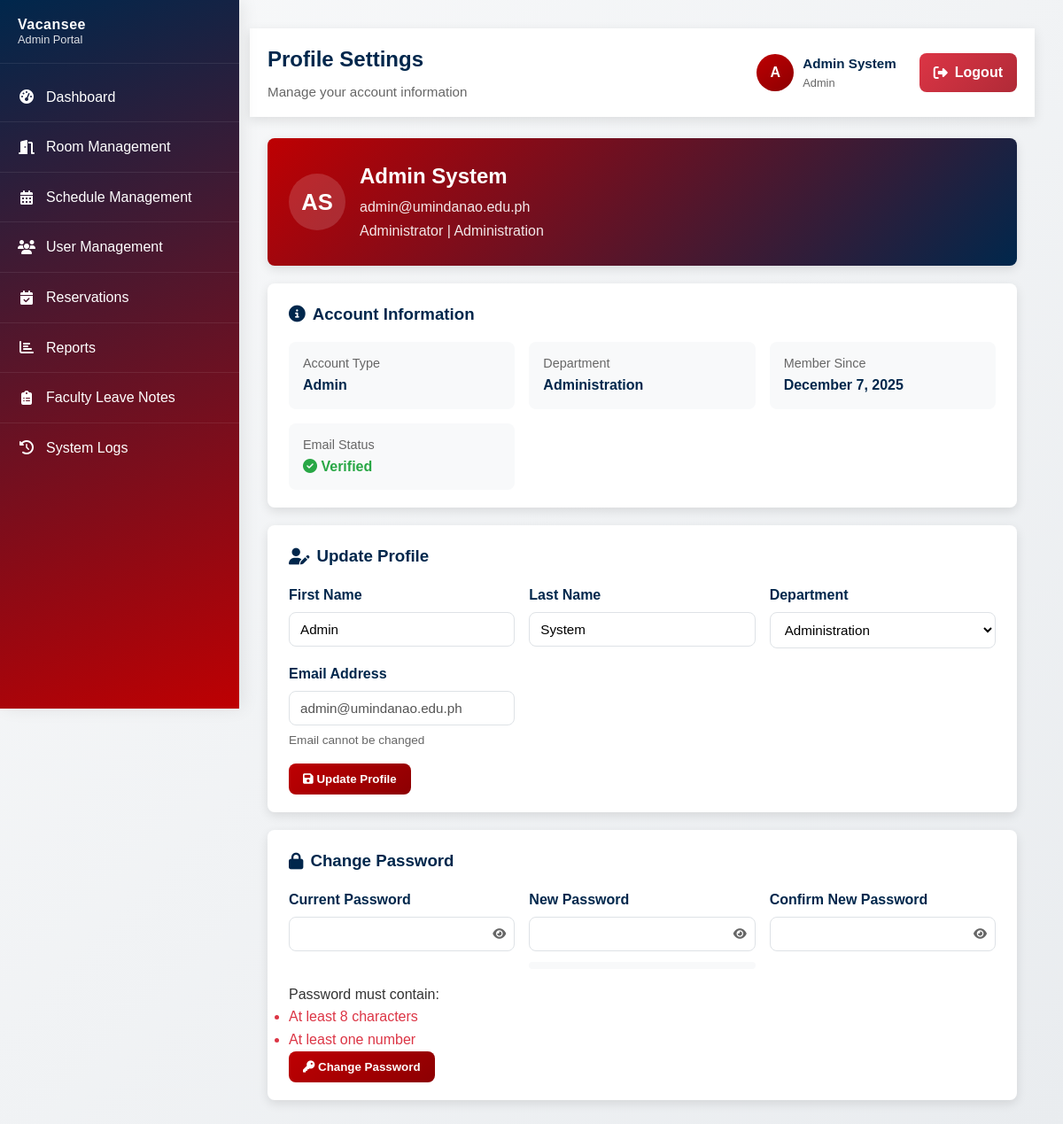
Screenshot of /admin/profile.php (signed in) with the database file from the repository.
### tables this page shows
CREATE TABLE `users` (
  `id` int(11) NOT NULL,
  `email` varchar(100) NOT NULL,
  `password` varchar(255) NOT NULL,
  `first_name` varchar(50) NOT NULL,
  `last_name` varchar(50) NOT NULL,
  `user_type` enum('admin','faculty','student') NOT NULL,
  `department` varchar(100) DEFAULT NULL,
  `created_at` timestamp NOT NULL DEFAULT current_timestamp(),
  `updated_at` timestamp NOT NULL DEFAULT current_timestamp() ON UPDATE current_timestamp(),
  `is_active` tinyint(1) DEFAULT 1
);

### config/database.php (called while the page is built, shortened)
<?php
function getConnection() {
    try {
        $conn = new mysqli(DB_HOST, DB_USER, DB_PASS, DB_NAME);
        $conn->query("SET time_zone = '+08:00'");
        return $conn;
    } catch (Exception $e) {
        error_log($e->getMessage());
        die("Database connection failed. Please try again later.");
    }
}
?>

### includes/auth.php (called while the page is built, shortened)
<?php
require_once __DIR__ . '/../config/database.php';
class Auth {
    private $conn;
    public function __construct() {
        $this->conn = getConnection();
    }
    public function getUserById($user_id) {
        $stmt = $this->conn->prepare("SELECT id, email, first_name, last_name, user_type, department, created_at FROM users WHERE id = ?");
        $stmt->bind_param("i", $user_id);
        $stmt->execute();
        $result = $stmt->get_result();
        $user = $result->fetch_assoc();
        return $user;
    }
}
?>

### admin/profile.php (the view, shortened to what this page needs)
<?php
require_once '../config/database.php';
require_once '../includes/auth.php';
$auth = new Auth();
$user = $auth->getUserById($_SESSION['user_id']);
?>
<!DOCTYPE html>
<html lang="en">
<head>
    <link rel="stylesheet" href="../assets/css/style.css">
    <link rel="stylesheet" href="../assets/css/dashboard.css">
    <link rel="stylesheet" href="https://cdnjs.cloudflare.com/ajax/libs/font-awesome/6.4.0/css/all.min.css">
</head>
<body class="dashboard-page">
    <div class="dashboard">
        <?php include 'sidebar.php'; ?>
        <div class="main-content" id="mainContent">
            <div class="dashboard-header">
                <div class="container header-content">
                    <div class="welcome-message">
                        <h1>Profile Settings</h1>
                        <p>Manage your account information</p>
                    </div>
                    <div class="user-menu">
                        <?php include 'user_menu.php'; ?>
                    </div>
                </div>
            </div>
            <div class="container profile-container">
                <div class="profile-header">
                    <div class="profile-avatar">
                        <?php echo strtoupper(substr($user['first_name'], 0, 1) . substr($user['last_name'], 0, 1)); ?>
                    </div>
                    <div class="profile-info">
                        <h2><?php echo htmlspecialchars($user['first_name'] . ' ' . $user['last_name']); ?></h2>
                        <p><?php echo htmlspecialchars($user['email']); ?></p>
                                                <p>Administrator | <?php echo htmlspecialchars($user['department']); ?></p>
                    </div>
                </div>
                <div class="profile-card">
                    <h3 class="card-title"><i class="fas fa-info-circle"></i> Account Information</h3>
                    <div class="account-info">
                        <div class="info-item">
                            <div class="info-label">Account Type</div>
                            <div class="info-value"><?php echo ucfirst($user['user_type']); ?></div>
                        </div>
                        <div class="info-item">
                            <div class="info-label">Department</div>
                            <div class="info-value"><?php echo htmlspecialchars($user['department']); ?></div>
                        </div>
                        <div class="info-item">
                            <div class="info-label">Member Since</div>
                            <div class="info-value"><?php echo date('F j, Y', strtotime($user['created_at'])); ?></div>
                        </div>
                        <div class="info-item">
                            <div class="info-label">Email Status</div>
                            <div class="info-value" style="color: #28a745;">
                                <i class="fas fa-check-circle"></i> Verified
                            </div>
                        </div>
                    </div>
                </div>
                <div class="profile-card">
                    <h3 class="card-title"><i class="fas fa-user-edit"></i> Update Profile</h3>
                    <form method="POST" action="">
                        <div class="form-grid">
                            <div class="form-group">
                                <label>First Name</label>
                                <input type="text" name="first_name" class="form-control"
                                       value="<?php echo htmlspecialchars($user['first_name']); ?>" required>
                            </div>
                            <div class="form-group">
                                <label>Last Name</label>
                                <input type="text" name="last_name" class="form-control"
                                       value="<?php echo htmlspecialchars($user['last_name']); ?>" required>
                            </div>
                            <div class="form-group">
                                <label>Department</label>
                                <select name="department" class="form-control" required>
                                    <option value="Administration" <?php echo $user['department'] == 'Administration' ? 'selected' : ''; ?>>Administration</option>
                                </select>
                            </div>
                            <div class="form-group">
                                <label>Email Address</label>
                                <input type="email" class="form-control"
                                       value="<?php echo htmlspecialchars($user['email']); ?>" disabled>
                                <small class="form-text">Email cannot be changed</small>
                            </div>
                        </div>
                        <button type="submit" name="update_profile" class="btn-update">
                            <i class="fas fa-save"></i> Update Profile
                        </button>
                    </form>
                </div>
                <div class="profile-card">
                    <h3 class="card-title"><i class="fas fa-lock"></i> Change Password</h3>
                    <form method="POST" action="" id="passwordForm">
                        <div class="form-grid">
                            <div class="form-group">
                                <label>Current Password</label>
                                <div class="password-container">
                                    <input type="password" name="current_password" class="form-control" required>
                                    <button type="button" class="toggle-password">
                                        <i class="fas fa-eye"></i>
                                    </button>
                                </div>
                            </div>
                            <div class="form-group">
                                <label>New Password</label>
                                <div class="password-container">
                                    <input type="password" name="new_password" id="new_password" class="form-control" required minlength="8">
                                    <button type="button" class="toggle-password">
                                        <i class="fas fa-eye"></i>
                                    </button>
                                </div>
                                <div class="password-strength">
                                </div>
                            </div>
                            <div class="form-group">
                                <label>Confirm New Password</label>
                                <div class="password-container">
                                    <input type="password" name="confirm_password" id="confirm_password" class="form-control" required minlength="8">
                                    <button type="button" class="toggle-password">
                                        <i class="fas fa-eye"></i>
                                    </button>
                                </div>
                            </div>
                        </div>
                        <div class="password-requirements">
                            <p>Password must contain:</p>
                            <ul>
                                <li id="lengthReq">At least 8 characters</li>
                                <li id="numberReq">At least one number</li>
                            </ul>
                        </div>
                        <button type="submit" name="change_password" class="btn-update" id="changePasswordBtn" disabled>
                            <i class="fas fa-key"></i> Change Password
                        </button>
                    </form>
                </div>
            </div>
        </div>
    </div>
</body>
</html>

### assets/css/style.css (style rules this page uses)
* { margin: 0; padding: 0; box-sizing: border-box; }
:root { --primary-color: #be0002; --primary-dark: #8c0002; --primary-light: #e60002; --secondary-color: #00274c; --accent-color: #ffd700; --text-dark: #333333; --text-light: #666666; --bg-light: #f8f9fa; --bg-white: #ffffff; --success-color: #28a745; --warning-color: #ffc107; --danger-color: #dc3545; --info-color: #17a2b8; --border-color: #dee2e6; --shadow: 0 4px 12px rgba(0, 0, 0, 0.1); --shadow-hover: 0 8px 24px rgba(0, 0, 0, 0.15); --transition: all 0.3s ease; --border-radius: 8px; --container-width: 1200px; }
body { font-family: 'Poppins', sans-serif; line-height: 1.6; color: var(--text-dark); background: linear-gradient(135deg, #f8f9fa 0%, #e9ecef 100%); min-height: 100vh; }
.container { max-width: var(--container-width); margin: 0 auto; padding: 0 20px; }

### rows the page displays
users: first_name+last_name "AS", first_name+last_name "Admin System", email "admin@umindanao.edu.ph", department "Administration", user_type "Admin", created_at "December 7, 2025", first_name "Admin", last_name "System"

### other values shown
substr($_SESSION['first_name'], 0, 1) "A"
$_SESSION['first_name'] . ' ' . $_SESSION['last_name'] "Admin System"
$_SESSION['user_type'] "Admin"
